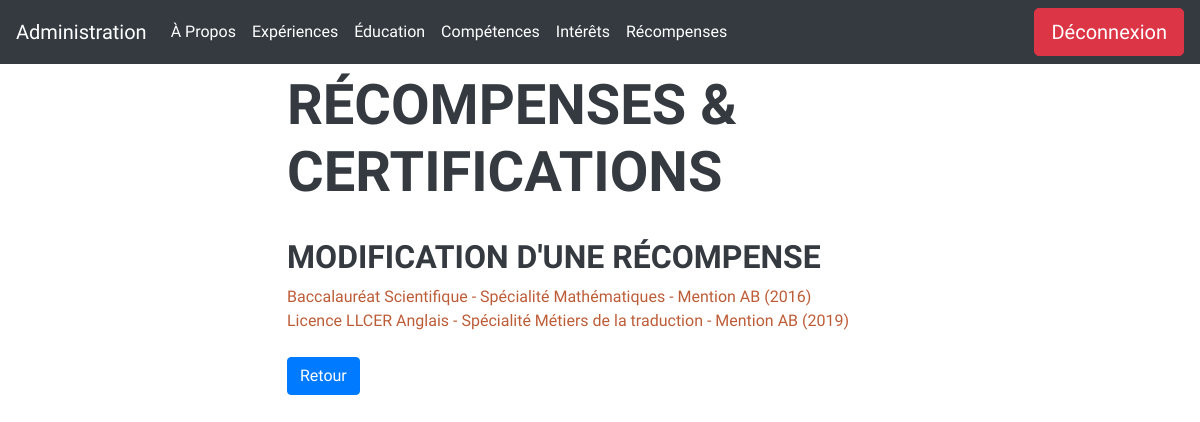
The app's page /SiteExamenPHP/administration.recompenses.php?choix=modifier (signed in) with its own data.
### tables this page shows
CREATE TABLE `recompenses` (
  `id_recompense` int(3) NOT NULL,
  `recompense` varchar(100) DEFAULT NULL
);

### SiteExamenPHP/inc/identification.inc.php (called while the page is built, shortened)
<?php require_once("head.inc.php");
$result = $pdo->query("SELECT * FROM identification WHERE id_admin='1'");
$adminID = $result->fetch(PDO::FETCH_OBJ);
if(!($_SESSION["pseudo"]==$adminID->pseudo && $_SESSION["mdp"]==$adminID->mdp)){
    $admin="inactive"; ?>
    <br><br><br>
    <h2>Authentification requise !</h2>
    <br>
    <form method="POST" action="">
        <div class="form-group">
            <label for="pseudo">Pseudo</label>
            <input type="texte" class="form-control" id="pseudo" name="pseudo" placeholder="Entrez le pseudo de l'administrateur..." maxlength = "20">
        </div>
        <div class="form-group">
            <label for="mdp">Mot de passe</label>
            <input type="texte" class="form-control" id="mdp" name="mdp" placeholder="Entrez le mot de passe de l'administrateur..." maxlength = "30">
        </div>
        <button type="submit" class="btn btn-primary">Se connecter</button>
    </form>
    <?php if(!empty($_POST)){
        $_SESSION["pseudo"]=$_POST["pseudo"];
        $_SESSION["mdp"]=$_POST["mdp"];
        header("Location:administration.php");
    }
}
else{
    $admin="active";
}
require_once("inc/header.inc.php");
?>

### SiteExamenPHP/administration.recompenses.php (the view, shortened to what this page needs)
<?php require_once("inc/head.inc.php");
require_once("inc/identification.inc.php");
if($admin=="active"){ ?>
    <br><br><br><h2>Récompenses & Certifications</h2><br>
    <?php if(empty($_GET)){ ?>
        <a href="administration.recompenses.php?choix=ajouter" class="btn btn-primary btn-lg">Ajouter</a>
        <a href="administration.recompenses.php?choix=modifier" class="btn btn-primary btn-lg">Modifier</a>
        <a href="administration.recompenses.php?choix=supprimer" class="btn btn-primary btn-lg">Supprimer</a>
    <?php }
    else if($_GET["choix"]=="modifier"){ ?>
        <h3>Modification d'une récompense</h3>
        <?php $liste = $pdo->query("SELECT * FROM recompenses");
        if(empty($_GET["modif"])){
            while ($recompense = $liste->fetch(PDO::FETCH_OBJ)) { ?>
                <a href="administration.recompenses.php?choix=modifier&modif=<?php echo $recompense->id_recompense; ?>"><?php echo $recompense->recompense; ?></a><br>
            <?php }
        }
         ?>
        <br><a href="administration.recompenses.php" class="btn btn-primary">Retour</a><br><br><br>
    <?php }
}
require_once("inc/footer.inc.php"); ?>

### records on screen
recompenses: recompense "Baccalauréat Scientifique - Spécialité Mathématiques - Mention AB (2016)"
recompenses: recompense "Licence LLCER Anglais - Spécialité Métiers de la traduction - Mention AB (2019)"
